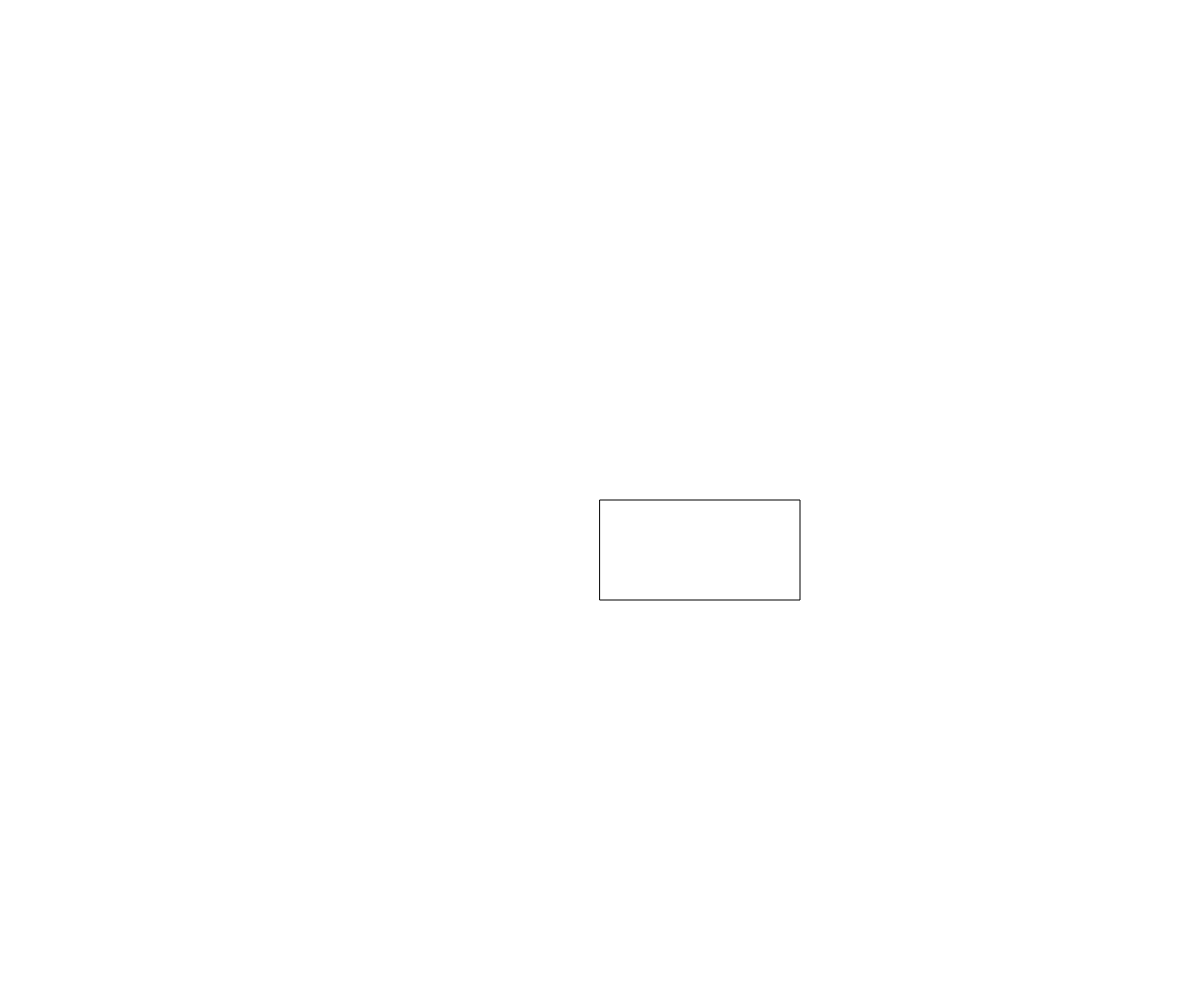
Frame 1 (no input)
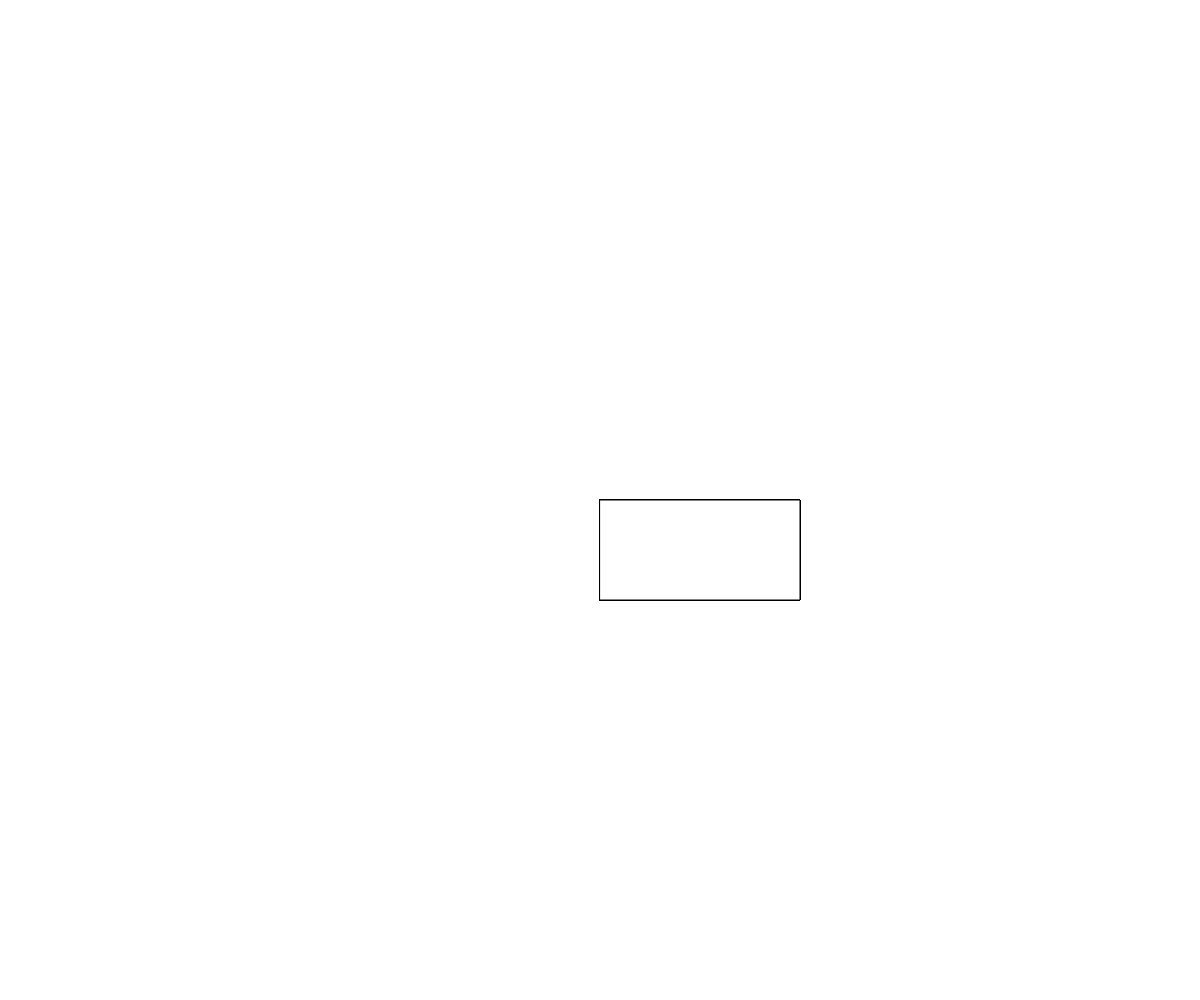
Frame 60 (no input)
Frame 120 (the mouse pressed at the canvas centre since frame 60): identical to frame 60, image omitted

The p5.js sketch that drew these frames (run headless with seeded random() and noise() and a simulated clock; from frame 60 on, the mouse is pressed at the canvas centre):

// p5.js sketch
// ── sketch.js
// Project Title
// Your Name
// Date
//
// Extra for Experts:
// - describe what you did to take this project "above and beyond"

let x,y,rWidth,rHeight;
let rLeft, rRight, rTop, rBottom;
function setup() {
  createCanvas(windowWidth, windowHeight);
  x=width/2; y = height /2
  rWidth =200; rHeight =100;
}

function draw() {
drawrectangle();
}
function drawrectangle(){

rect(x,y,rWidth,rHeight)
 }
